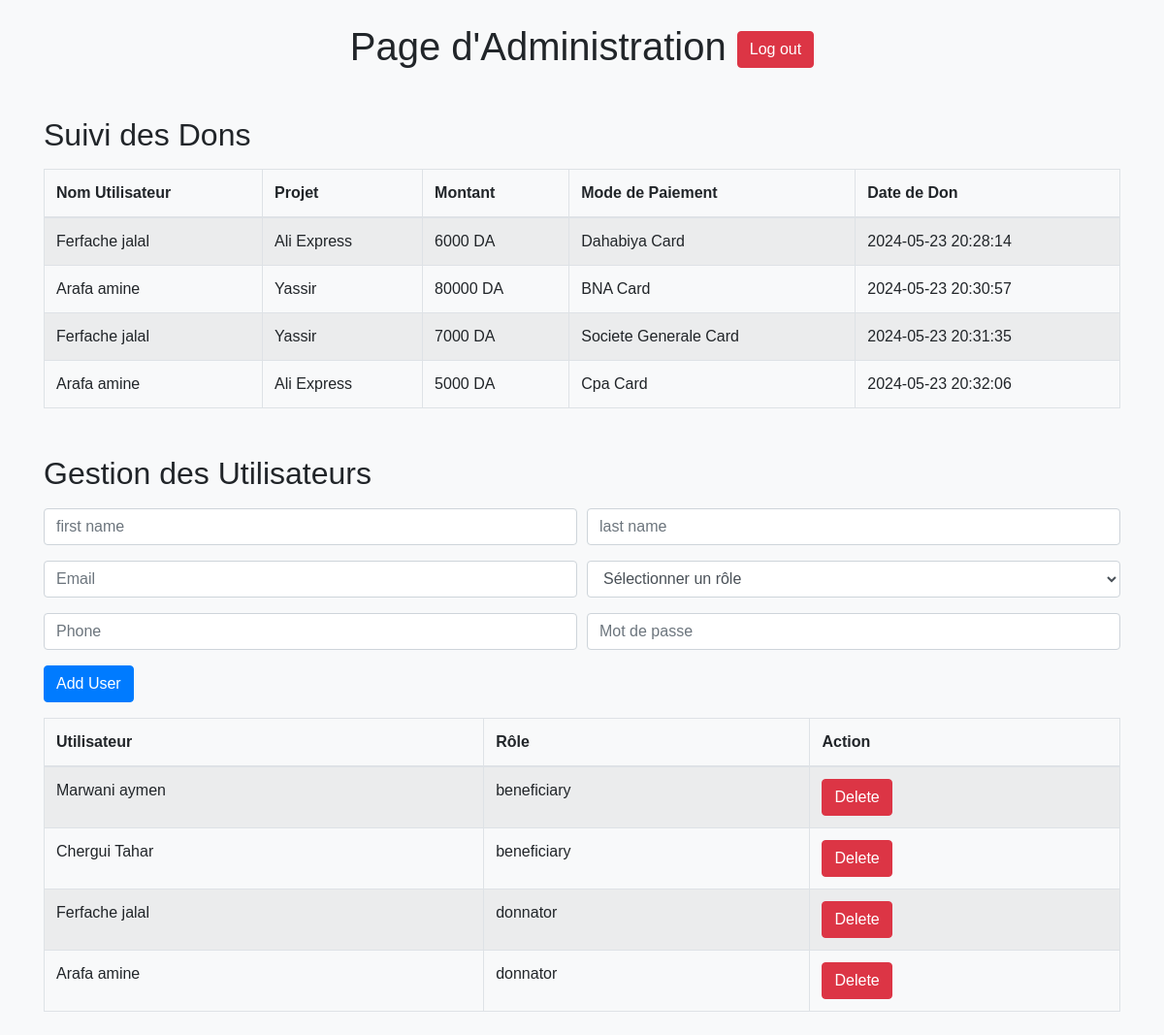
/public/pages/admin.php (signed in), run on the app's committed database.
### tables this page shows
CREATE TABLE `donation` (
  `id_donation` int(11) NOT NULL,
  `id_user` int(11) NOT NULL,
  `id_projects` int(11) NOT NULL,
  `donation_type` enum('penctuel Donnation','Mensuel Donnation') NOT NULL,
  `amount` int(255) NOT NULL,
  `card_type` enum('Dahabiya Card','Societe Generale Card','Cpa Card','BNA Card') NOT NULL,
  `card_number` varchar(100) NOT NULL,
  `expiration_date` varchar(100) NOT NULL,
  `ccv` varchar(100) NOT NULL,
  `date_donation` datetime NOT NULL
);

CREATE TABLE `users` (
  `id_user` int(11) NOT NULL,
  `firstname` varchar(50) NOT NULL,
  `lastname` varchar(50) NOT NULL,
  `email` varchar(100) NOT NULL,
  `phone` varchar(11) NOT NULL,
  `password` varchar(255) NOT NULL,
  `role` enum('donnator','beneficiary','admin') NOT NULL,
  `date` datetime NOT NULL
);

CREATE TABLE `projects` (
  `id_projects` int(11) NOT NULL,
  `id_user` int(11) NOT NULL,
  `project_name` varchar(100) NOT NULL,
  `Description` varchar(1000) NOT NULL,
  `project_photo` varchar(255) NOT NULL,
  `Objectif` int(100) NOT NULL,
  `date` datetime NOT NULL
);

### public/pages/admin.php (the view, shortened to what this page needs)
<?php include_once "conndatabase.php"; ?>
<!DOCTYPE html>
<html lang="fr">
<head>
  <link href="https://stackpath.bootstrapcdn.com/bootstrap/4.5.2/css/bootstrap.min.css" rel="stylesheet">
  <link rel="stylesheet" href="https://gc.kis.v2.scr.kaspersky-labs.com/E3E8934C-235A-4B0E-825A-35A08381A191/abn/main.css?attr=aHR0cHM6Ly9tYWlsLWF0dGFjaG1lbnQuZ29vZ2xldXNlcmNvbnRlbnQuY29tL2F0dGFjaG1lbnQvdS8wLz91aT0yJmlrPWU4YjhhNGFkYmImYXR0aWQ9MC4yJnBlcm1tc2dpZD1tc2ctZjoxNzk5Nzk1NTMwNTQxNzQ2ODAxJnRoPTE4ZmEyODdmZDI0NmNhNzEmdmlldz1hdHQmZGlzcD1zYWZlJnJlYWxhdHRpZD1mX2x3aWRhY2FyMiZzYWRkYmF0PUFOR2pkSl9haTcxUnJVWWVjeXlaZVNlN2Q5VklvcmlxTXg1anliU2lWUm1Jc3IxQ285RWdFY0dxN09MMExtVk5IMXdFbFNVSzNSSkVDaUx1aV9GOHVsVk1laHVDd01mQlRwYVJUR2pBckswTXd2cmxuUlMzeXhYUkhScGlFN2tGVXNsQ0RNODBKMEl1b3lBeHRFQlAzenJNZlo2ZVB5clBiZkcyRkQ1NTI1TjZpekhSZWUtcDdLYmh4UWFKWlRoSV9sZ3dCN0NmVnJTU1MwdHc4VXhQNDY3eDJmTmR6NmMydmdGcmdRQ194dlRIck1XemhLdGMwWlZaaHM5WF9acXZHbjZmZXU5ODFWRGxiX2RzWks5VUJFV0dPdjUyQ0tlT0MtNFhZQ21BOEZiUHV2dE00aFZpTGhINWJsYjVRejJzVXpLSnQzMzNUcXJyV2xkUG1UY1hVT1N0SGwwZTc2c0k4b2d5WUZMMEwyOUJTSXdJSkcycG00V3gzamNDNjdIUzNxSVRqNUd0ZnBNeENvWVpqUURjd090QXpuQUxmSFFTUkd2Nmt6UjZrQlE2N0FCRXFfTDJJVWFtdVZ4UVVIdmZZb0djU2VTREZDbEpVVmZ5MUR5dTNvaENnX0Uxcktzbldnc1dOQzJFVzBXa0EtYkhBVHh3NDBZdjh6aV8zbzVXOEVtYlZGVk14dkNMTTBIMnUtbWtsRXJsTjhRc01Zd0hHZ3F5anBVZ1U5X1V5NFVDdUVzdjZnVEZWWWpwbWRjS2laaEx2U3FVZ0VyRTd5UjJIc1hZaDFEQVF2X0J3ZmxlR0ZBal9iazBWUENlRFRyNEV5UWhaeWxheWNkVk1MeU9pLWFDQjB2eUhUVlFucHotNXBzQjBLbURaYTF2c2hTM2l2N2R3OXM3Q1pIZUhEaWE5SXBUaUZEQk9UWnQ3dUNQbGcyaGV1MnFkV2daREpvVmwzbE1xOVJTb2VNbWIxOEJiaFZldUJ2MUYxSWpFWDVsckN0ZU1VTC1PNHFkTUd0eXNuSEp1OXh0NEYza0p2SzlpX1VGQkxEUWxIVDdpc3pyWDhyMjE2emQyc0VXRTJicERqcjRkaHlmRndNWlFaVkpfUXIzT0lXSFdEUHduSkhJYnRmemFjdEcwSllIei1VTzVHbl9NRnZjTzNueFJUOWppZXI4eGtuQWdPTW1MOGVLS3I1d0tldV82ZkY1VHpKZVcyUG1XYXdkSTMxY0xManltOEdsbVJRRXdXWHdscGttcTRyN1B6VnhsY2pReUlaak9aR2Nyd3Z4NzFZSFd0NExvc1Q0VHZtazBjMzhyU05YVnVwRUdoNV9ZWW1XSHBRam9lUmphM08yOWY5QVJKWXk2akxwWmh4T05mVEZVMVVkYVdLNkNYeGVNOWtybThSU1ZsSU9ET3laZGc"/>
</head>
<body class="bg-light">
  <div class="container my-4">
    <h1 class="text-center mb-5">Page d'Administration                        <a href="logout.php" class="btn btn-danger" >Log out</a></h1>
    <section class="mb-5">
      <h2 class="mb-3">Suivi des Dons</h2>
      <table class="table table-bordered table-striped">
        <thead>
          <tr>
            <th>Nom Utilisateur</th>
            <th>Projet</th>
            <th>Montant</th>
            <th>Mode de Paiement</th>
            <th>Date de Don</th>
          </tr>
        </thead>
        <tbody id="donationsTable">
          <?php $get_dons=mysqli_query($connfig,"SELECT
    u.firstname AS 'First Name',
    u.lastname AS 'Last Name',
    p.project_name AS 'Project Name',
    d.card_type AS 'Card Type',
    d.amount AS 'Amount',
    d.date_donation AS 'Donation Date'
FROM
    donation d
JOIN
    users u ON d.id_user = u.id_user
JOIN
    projects p ON d.id_projects = p.id_projects ORDER BY d.date_donation"); ?>
          <?php
          if(mysqli_num_rows($get_dons)> 0)
          {
              while($row=mysqli_fetch_assoc($get_dons))
              {
                echo'<tr><td>'.$row['First Name'].' '.$row['Last Name'].'</td>';
                echo'<td>'.$row['Project Name'].'</td>';
                echo'<td>'.$row['Amount'].' DA</td>';
                echo'<td>'.$row['Card Type'].'</td>';
                echo'<td>'.$row['Donation Date'].'</td></tr>';
              }
          }
          ?>
        </tbody>
      </table>
    </section>
    <section>
      <h2 class="mb-3">Gestion des Utilisateurs</h2>
      <form id="userForm" class="mb-3" method="post">
        <div class="form-row">
          <div class="form-group col-md-6">
            <input type="text" id="first_name" name="first_name" placeholder="first name" class="form-control" required>
          </div>
          <div class="form-group col-md-6">
            <input type="text" id="last_name" name="last_name" placeholder="last name" class="form-control" required>
          </div>
        </div>
        <div class="form-row">
          <div class="form-group col-md-6">
            <input type="email" id="email" name="email" placeholder="Email" class="form-control" required>
          </div>
          <div class="form-group col-md-6">
            <select id="role" name="role" class="form-control" required>
              <option value="">Sélectionner un rôle</option>
            </select>
          </div>
        </div>
        <div class="form-row">
          <div class="form-group col-md-6">
            <input type="text" id="phone" name="phone" placeholder="Phone" class="form-control" required>
          </div>
          <div class="form-group col-md-6">
            <input type="password" name="password" id="password" placeholder="Mot de passe" class="form-control" required>
          </div>
        </div>
        <button type="submit" name="signup" class="btn btn-primary">Add User</button>
      </form>
      <table class="table table-bordered table-striped">
        <thead>
          <tr>
            <th>Utilisateur</th>
            <th>Rôle</th>
            <th>Action</th>
          </tr>
        </thead>
        <tbody id="usersTable">
          <?php $get_all=mysqli_query($connfig,"SELECT * FROM users WHERE NOT  role='admin'");
if(mysqli_num_rows($get_all) > 0)
{
    while($row = mysqli_fetch_assoc($get_all))
    {
        echo "<tr>
                <td>".$row['firstname']." ".$row['lastname']."</td>
                <td>".$row['role']."</td>
                <td><a class='btn btn-danger' href='delete_user.php?d=".$row['id_user']."' onclick=\"return confirm('Are you sure you want to delete this user?');\">Delete</a></td>
              </tr>";
    }
}
          ?>
        </tbody>
      </table>
    </section>
  </div>
</body>
</html>

### public/pages/admin.php (style rules this page uses)
body { font-family: Arial, sans-serif; }

### data on the page
donation: id_user.firstname "Ferfache", id_user.lastname "jalal", id_projects.project_name "Ali Express", amount "6000", card_type "Dahabiya Card", date_donation "2024-05-23 20:28:14"
donation: id_user.firstname "Arafa", id_user.lastname "amine", id_projects.project_name "Yassir", amount "80000", card_type "BNA Card", date_donation "2024-05-23 20:30:57"
donation: id_user.firstname "Ferfache", id_user.lastname "jalal", id_projects.project_name "Yassir", amount "7000", card_type "Societe Generale Card", date_donation "2024-05-23 20:31:35"
donation: id_user.firstname "Arafa", id_user.lastname "amine", id_projects.project_name "Ali Express", amount "5000", card_type "Cpa Card", date_donation "2024-05-23 20:32:06"
users: firstname "Marwani", lastname "aymen", role "beneficiary"
users: firstname "Chergui", lastname "Tahar", role "beneficiary"
users: firstname "Ferfache", lastname "jalal", role "donnator"
users: firstname "Arafa", lastname "amine", role "donnator"
